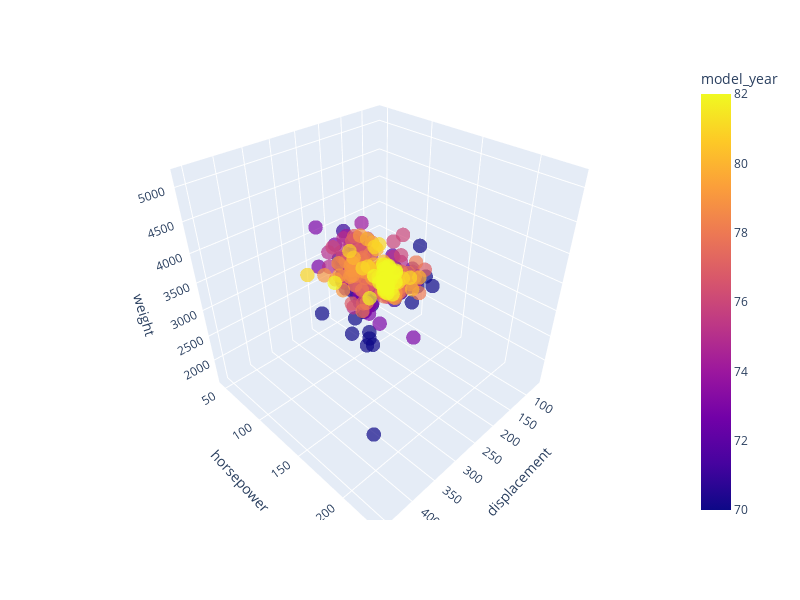

Notebook code cell kept with this figure:
### Markdown cell above
## Visualizing 4 Dimensional Data

### Code cell
fig = px.scatter_3d(mpg, x="displacement", 
                    y="horsepower", 
                    z="weight", 
                    color="model_year",
                    width=800, height=600, 
                    opacity=.7)
fig.update_traces(marker=dict(size=5))

### Figure 1 — Plotly figure (JSON) as saved in the notebook; plotly's stock layout.template omitted (floating-point values rounded to 4 significant figures; data arrays with more than 128 entries replaced by an {"elided": "..."} marker saying what was removed)
{"data": [{"hovertemplate": "displacement=%{x}<br>horsepower=%{y}<br>weight=%{z}<br>model_year=%{marker.color}<extra></extra>", "legendgroup": "", "marker": {"color": {"elided": "392 int values"}, "coloraxis": "coloraxis", "opacity": 0.7, "size": 5, "symbol": "circle"}, "mode": "markers", "name": "", "scene": "scene", "showlegend": false, "type": "scatter3d", "x": {"elided": "392 float values"}, "y": {"elided": "392 float values"}, "z": {"elided": "392 int values"}}], "layout": {"coloraxis": {"colorbar": {"title": {"text": "model_year"}}, "colorscale": [[0, "#0d0887"], [0.1111, "#46039f"], [0.2222, "#7201a8"], [0.3333, "#9c179e"], [0.4444, "#bd3786"], [0.5556, "#d8576b"], [0.6667, "#ed7953"], [0.7778, "#fb9f3a"], [0.8889, "#fdca26"], [1, "#f0f921"]]}, "height": 600, "legend": {"tracegroupgap": 0}, "margin": {"t": 60}, "scene": {"domain": {"x": [0, 1], "y": [0, 1]}, "xaxis": {"title": {"text": "displacement"}}, "yaxis": {"title": {"text": "horsepower"}}, "zaxis": {"title": {"text": "weight"}}}, "width": 800}}
